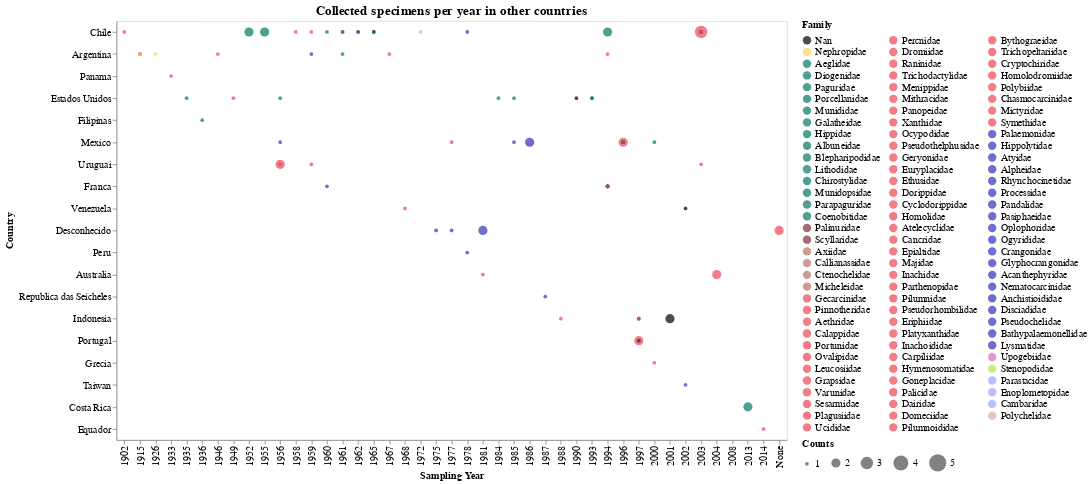

Notebook source saved alongside this figure:
### Code cell
# selector
select_family = alt.selection_multi(fields=['family'], bind='legend')

# filtering database (removing Brazil)
db = teste1[teste1['country'] != 'Brasil']

# auxiliar variables for encoding fields
x_labels = db.sort_values('start_year')['start_year'].unique()
y_labels = db.sort_values(['start_year', 'counts'])['country'].unique()
counts = db['counts'].unique()

g1 = alt.Chart(db, title='Collected specimens per year in other countries', height=500,
              width=800).mark_circle().encode(
    x= alt.X('start_year', type="ordinal", title='Sampling Year',
            scale= alt.Scale(domain=x_labels)),
    y= alt.Y('country', title='Country', 
             scale= alt.Scale(domain=y_labels),
             sort=alt.EncodingSortField('counts', op="sum", order='descending')), 
    size=alt.Size('counts', title='Counts',
                  scale= alt.Scale(domain=counts, range=[20,120]),
                  legend= alt.Legend(orient='right', direction='horizontal')), 
    order= alt.Order('counts', sort='descending'),  # smaller points in front
#     color= alt.Color('ordem', scale=alt.Scale(domain=ordens, range=cores)),  # old palette per order
    color= alt.Color('family:N', title='Family', 
                    legend= alt.Legend(columns=3, symbolLimit=102, orient='right'), 
                    scale= alt.Scale(domain= list(cores_familia_naive.keys()), 
                                     range= list(cores_familia_naive.values()))),
    tooltip= alt.Tooltip(['country','start_year','family','counts'])
).add_selection(select_family).transform_filter(select_family)

g1 = g1.configure_title(fontSize=16).configure_axis(
    labelFontSize=12,
    titleFontSize=12
).configure_legend(
    labelFontSize=12,
    titleFontSize=12
)

# g1.save('./graphs/time-spacial/temporal_evolution_per_country.html')
g1

### Figure 1 — Vega-Lite specification as saved in the notebook (floating-point values rounded to 4 significant figures)
{"config": {"view": {"continuousWidth": 400, "continuousHeight": 300}, "axis": {"labelFontSize": 12, "titleFontSize": 12}, "legend": {"labelFontSize": 12, "titleFontSize": 12}, "title": {"fontSize": 16}}, "data": {"name": "data-8e90abd40468712c47b09d037d30e2d9"}, "mark": "circle", "encoding": {"color": {"type": "nominal", "field": "family", "legend": {"columns": 3, "orient": "right", "symbolLimit": 102}, "scale": {"domain": ["Nan", "Nephropidae", "Aeglidae", "Diogenidae", "Paguridae", "Porcellanidae", "Munididae", "Galatheidae", "Hippidae", "Albuneidae", "Blepharipodidae", "Lithodidae", "Chirostylidae", "Munidopsidae", "Parapaguridae", "Coenobitidae", "Palinuridae", "Scyllaridae", "Axiidae", "Callianassidae", "Ctenochelidae", "Micheleidae", "Gecarcinidae", "Pinnotheridae", "Aethridae", "Calappidae", "Portunidae", "Ovalipidae", "Leucosiidae", "Grapsidae", "Varunidae", "Sesarmidae", "Plagusiidae", "Ucididae", "Percnidae", "Dromiidae", "Raninidae", "Trichodactylidae", "Menippidae", "Mithracidae", "Panopeidae", "Xanthidae", "Ocypodidae", "Pseudothelphusidae", "Geryonidae", "Euryplacidae", "Ethusidae", "Dorippidae", "Cyclodorippidae", "Homolidae", "Atelecyclidae", "Cancridae", "Epialtidae", "Majidae", "Inachidae", "Parthenopidae", "Pilumnidae", "Pseudorhombilidae", "Eriphiidae", "Platyxanthidae", "Inachoididae", "Carpiliidae", "Hymenosomatidae", "Goneplacidae", "Palicidae", "Dairidae", "Domeciidae", "Pilumnoididae", "Bythograeidae", "Trichopeltariidae", "Cryptochiridae", "Homolodromiidae", "Polybiidae", "Chasmocarcinidae", "Mictyridae", "Symethidae", "Palaemonidae", "Hippolytidae", "Atyidae", "Alpheidae", "Rhynchocinetidae", "Processidae", "Pandalidae", "Pasiphaeidae", "Oplophoridae", "Ogyrididae", "Crangonidae", "Glyphocrangonidae", "Acanthephyridae", "Nematocarcinidae", "Anchistioididae", "Disciadidae", "Pseudochelidae", "Bathypalaemonellidae", "Lysmatidae", "Upogebiidae", "Stenopodidae", "Parastacidae", "Enoplometopidae", "Cambaridae", "Polychelidae"], "range": ["#000000", "#fece5f", "#007961", "#007961", "#007961", "#007961", "#007961", "#007961", "#007961", "#007961", "#007961", "#007961", "#007961", "#007961", "#007961", "#007961", "#7a2c39", "#7a2c39", "#b67262", "#b67262", "#b67262", "#b67262", "#ee4454", "#ee4454", "#ee4454", "#ee4454", "#ee4454", "#ee4454", "#ee4454", "#ee4454", "#ee4454", "#ee4454", "#ee4454", "#ee4454", "#ee4454", "#ee4454", "#ee4454", "#ee4454", "#ee4454", "#ee4454", "#ee4454", "#ee4454", "#ee4454", "#ee4454", "#ee4454", "#ee4454", "#ee4454", "#ee4454", "#ee4454", "#ee4454", "#ee4454", "#ee4454", "#ee4454", "#ee4454", "#ee4454", "#ee4454", "#ee4454", "#ee4454", "#ee4454", "#ee4454", "#ee4454", "#ee4454", "#ee4454", "#ee4454", "#ee4454", "#ee4454", "#ee4454", "#ee4454", "#ee4454", "#ee4454", "#ee4454", "#ee4454", "#ee4454", "#ee4454", "#ee4454", "#ee4454", "#3330b7", "#3330b7", "#3330b7", "#3330b7", "#3330b7", "#3330b7", "#3330b7", "#3330b7", "#3330b7", "#3330b7", "#3330b7", "#3330b7", "#3330b7", "#3330b7", "#3330b7", "#3330b7", "#3330b7", "#3330b7", "#3330b7", "#d867be", "#b8e450", "#a0a3fd", "#a0a3fd", "#a0a3fd", "#deae9e"]}, "title": "Family"}, "order": {"type": "quantitative", "field": "counts", "sort": "descending"}, "size": {"type": "quantitative", "field": "counts", "legend": {"direction": "horizontal", "orient": "right"}, "scale": {"domain": [1.0, 2.0, 3.0, 5.0], "range": [20, 120]}, "title": "Counts"}, "tooltip": [{"type": "nominal", "field": "country"}, {"type": "nominal", "field": "start_year"}, {"type": "nominal", "field": "family"}, {"type": "quantitative", "field": "counts"}], "x": {"type": "ordinal", "field": "start_year", "scale": {"domain": ["1902", "1915", "1926", "1933", "1935", "1936", "1946", "1949", "1952", "1955", "1956", "1958", "1959", "1960", "1961", "1962", "1965", "1967", "1968", "1972", "1975", "1977", "1978", "1981", "1984", "1985", "1986", "1987", "1988", "1990", "1993", "1994", "1996", "1997", "2000", "2001", "2002", "2003", "2004", "2008", "2013", "2014", "None"]}, "title": "Sampling Year"}, "y": {"type": "nominal", "field": "country", "scale": {"domain": ["Chile", "Argentina", "Panama", "Estados Unidos", "Filipinas", "Mexico", "Uruguai", "Franca", "Venezuela", "Desconhecido", "Peru", "Australia", "Republica das Seicheles", "Indonesia", "Portugal", "Grecia", "Taiwan", "Costa Rica", "Equador"]}, "sort": {"field": "counts", "op": "sum", "order": "descending"}, "title": "Country"}}, "height": 500, "selection": {"selector011": {"type": "multi", "fields": ["family"], "bind": "legend"}}, "title": "Collected specimens per year in other countries", "transform": [{"filter": {"selection": "selector011"}}], "width": 800, "$schema": "https://vega.github.io/schema/vega-lite/v4.8.1.json", "datasets": {"data-8e90abd40468712c47b09d037d30e2d9": [{"start_year": "1902", "country": "Chile", "family": "Cancridae", "counts": 1}, {"start_year": "1915", "country": "Argentina", "family": "Atelecyclidae", "counts": 1}, {"start_year": "1915", "country": "Argentina", "family": "Inachoididae", "counts": 1}, {"start_year": "1915", "country": "Argentina", "family": "Nephropidae", "counts": 1}, {"start_year": "1926", "country": "Argentina", "family": "Nephropidae", "counts": 1}, {"start_year": "1933", "country": "Panama", "family": "Portunidae", "counts": 1}, {"start_year": "1935", "country": "Estados Unidos", "family": "Hippidae", "counts": 1}, {"start_year": "1936", "country": "Filipinas", "family": "Aeglidae", "counts": 1}, {"start_year": "1946", "country": "Argentina", "family": "Trichodactylidae", "counts": 1}, {"start_year": "1949", "country": "Estados Unidos", "family": "Inachoididae", "counts": 1}, {"start_year": "1952", "country": "Chile", "family": "Aeglidae", "counts": 2}, {"start_year": "1955", "country": "Chile", "family": "Aeglidae", "counts": 2}, {"start_year": "1956", "country": "Estados Unidos", "family": "Hippidae", "counts": 1}, {"start_year": "1956", "country": "Mexico", "family": "Atyidae", "counts": 1}, {"start_year": "1956", "country": "Uruguai", "family": "Grapsidae", "counts": 2}, {"start_year": "1956", "country": "Uruguai", "family": "Sesarmidae", "counts": 1}, {"start_year": "1958", "country": "Chile", "family": "Grapsidae", "counts": 1}, {"start_year": "1959", "country": "Argentina", "family": "Palaemonidae", "counts": 1}, {"start_year": "1959", "country": "Chile", "family": "Platyxanthidae", "counts": 1}, {"start_year": "1959", "country": "Uruguai", "family": "Ocypodidae", "counts": 1}, {"start_year": "1960", "country": "Chile", "family": "Galatheidae", "counts": 1}, {"start_year": "1960", "country": "Franca", "family": "Crangonidae", "counts": 1}, {"start_year": "1961", "country": "Argentina", "family": "Porcellanidae", "counts": 1}, {"start_year": "1961", "country": "Chile", "family": "Hymenosomatidae", "counts": 1}, {"start_year": "1961", "country": "Chile", "family": "Munididae", "counts": 1}, {"start_year": "1962", "country": "Chile", "family": "Calappidae", "counts": 1}, {"start_year": "1962", "country": "Chile", "family": "Pandalidae", "counts": 1}, {"start_year": "1965", "country": "Chile", "family": "Nan", "counts": 1}, {"start_year": "1965", "country": "Chile", "family": "Paguridae", "counts": 1}, {"start_year": "1967", "country": "Argentina", "family": "Xanthidae", "counts": 1}, {"start_year": "1968", "country": "Venezuela", "family": "Pseudothelphusidae", "counts": 1}, {"start_year": "1972", "country": "Chile", "family": "Polychelidae", "counts": 1}, {"start_year": "1975", "country": "Desconhecido", "family": "Oplophoridae", "counts": 1}, {"start_year": "1977", "country": "Desconhecido", "family": "Acanthephyridae", "counts": 1}, {"start_year": "1977", "country": "Mexico", "family": "Inachoididae", "counts": 1}, {"start_year": "1978", "country": "Chile", "family": "Rhynchocinetidae", "counts": 1}, {"start_year": "1978", "country": "Peru", "family": "Palaemonidae", "counts": 1}, {"start_year": "1981", "country": "Australia", "family": "Cryptochiridae", "counts": 1}, {"start_year": "1981", "country": "Desconhecido", "family": "Acanthephyridae", "counts": 2}, {"start_year": "1984", "country": "Estados Unidos", "family": "Galatheidae", "counts": 1}, {"start_year": "1985", "country": "Estados Unidos", "family": "Galatheidae", "counts": 1}, {"start_year": "1985", "country": "Mexico", "family": "Palaemonidae", "counts": 1}, {"start_year": "1986", "country": "Mexico", "family": "Palaemonidae", "counts": 2}, {"start_year": "1987", "country": "Republica das Seicheles", "family": "Acanthephyridae", "counts": 1}, {"start_year": "1988", "country": "Indonesia", "family": "Cryptochiridae", "counts": 1}, {"start_year": "1990", "country": "Estados Unidos", "family": "Nan", "counts": 1}, {"start_year": "1993", "country": "Estados Unidos", "family": "Lithodidae", "counts": 1}, {"start_year": "1993", "country": "Estados Unidos", "family": "Munidopsidae", "counts": 1}, {"start_year": "1994", "country": "Argentina", "family": "Epialtidae", "counts": 1}, {"start_year": "1994", "country": "Chile", "family": "Aeglidae", "counts": 2}, {"start_year": "1994", "country": "Franca", "family": "Cancridae", "counts": 1}, {"start_year": "1994", "country": "Franca", "family": "Grapsidae", "counts": 1}, {"start_year": "1994", "country": "Franca", "family": "Hippolytidae", "counts": 1}, {"start_year": "1994", "country": "Franca", "family": "Nan", "counts": 1}, {"start_year": "1994", "country": "Franca", "family": "Paguridae", "counts": 1}, {"start_year": "1994", "country": "Franca", "family": "Pinnotheridae", "counts": 1}, {"start_year": "1994", "country": "Franca", "family": "Porcellanidae", "counts": 1}, {"start_year": "1994", "country": "Franca", "family": "Portunidae", "counts": 1}, {"start_year": "1996", "country": "Mexico", "family": "Grapsidae", "counts": 2}, {"start_year": "1996", "country": "Mexico", "family": "Nan", "counts": 1}, {"start_year": "1996", "country": "Mexico", "family": "Ocypodidae", "counts": 1}, {"start_year": "1996", "country": "Mexico", "family": "Paguridae", "counts": 1}, {"start_year": "1996", "country": "Mexico", "family": "Porcellanidae", "counts": 1}, {"start_year": "1996", "country": "Mexico", "family": "Xanthidae", "counts": 1}, {"start_year": "1997", "country": "Indonesia", "family": "Ocypodidae", "counts": 1}, {"start_year": "1997", "country": "Indonesia", "family": "Paguridae", "counts": 1}, {"start_year": "1997", "country": "Indonesia", "family": "Xanthidae", "counts": 1}, {"start_year": "1997", "country": "Portugal", "family": "Geryonidae", "counts": 1}, {"start_year": "1997", "country": "Portugal", "family": "Grapsidae", "counts": 2}, {"start_year": "1997", "country": "Portugal", "family": "Paguridae", "counts": 1}, {"start_year": "1997", "country": "Portugal", "family": "Scyllaridae", "counts": 1}, {"start_year": "2000", "country": "Grecia", "family": "Majidae", "counts": 1}, {"start_year": "2000", "country": "Mexico", "family": "Porcellanidae", "counts": 1}, {"start_year": "2001", "country": "Indonesia", "family": "Nan", "counts": 2}, {"start_year": "2002", "country": "Taiwan", "family": "Acanthephyridae", "counts": 1}, {"start_year": "2002", "country": "Venezuela", "family": "Nan", "counts": 1}, {"start_year": "2003", "country": "Chile", "family": "Epialtidae", "counts": 1}, {"start_year": "2003", "country": "Chile", "family": "Galatheidae", "counts": 1}, {"start_year": "2003", "country": "Chile", "family": "Majidae", "counts": 3}, {"start_year": "2003", "country": "Chile", "family": "Xanthidae", "counts": 1}, {"start_year": "2003", "country": "Uruguai", "family": "Panopeidae", "counts": 1}, {"start_year": "2004", "country": "Australia", "family": "Mictyridae", "counts": 2}, {"start_year": "2008", "country": "Panama", "family": "Penaeidae", "counts": 5}, {"start_year": "2013", "country": "Costa Rica", "family": "Coenobitidae", "counts": 2}, {"start_year": "2014", "country": "Equador", "family": "Pseudothelphusidae", "counts": 1}, {"start_year": "None", "country": "Desconhecido", "family": "Ethusidae", "counts": 2}]}}
